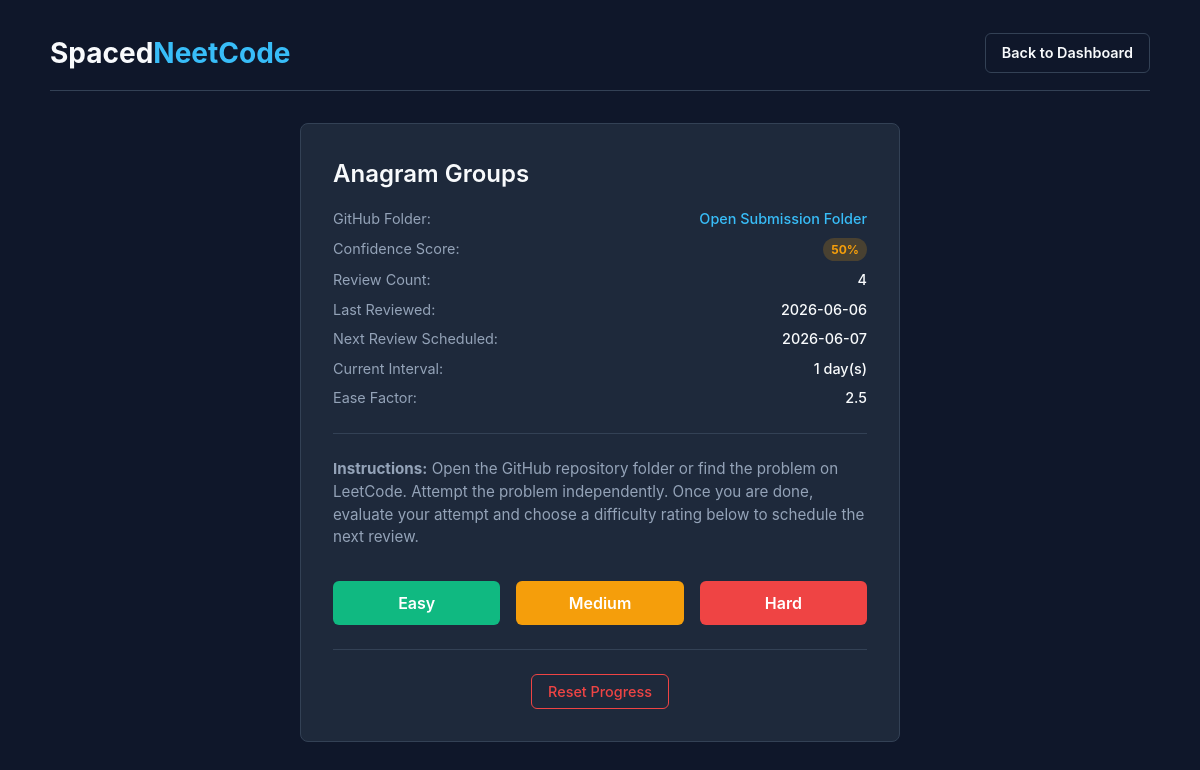
Page /review/1 on the earlier database version.
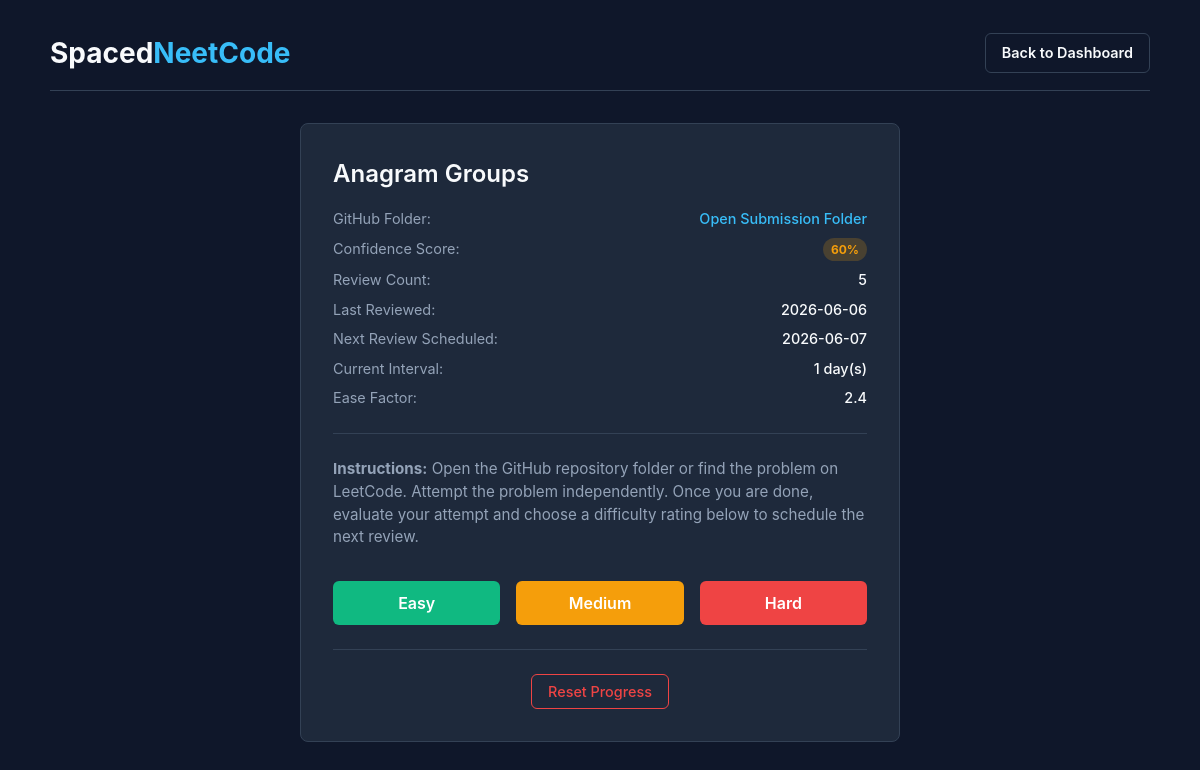
Same page on the later database version.
### tables this page shows
CREATE TABLE problems (
            id INTEGER PRIMARY KEY AUTOINCREMENT,
            name TEXT UNIQUE NOT NULL,
            github_url TEXT NOT NULL,
            first_discovered TEXT NOT NULL,
            last_review_date TEXT,
            next_review_date TEXT NOT NULL,
            review_count INTEGER DEFAULT 0,
            interval_days INTEGER DEFAULT 1,
            ease_factor REAL DEFAULT 2.5,
            confidence_score INTEGER DEFAULT 0
        );

### app.py (the view)
@app.route("/review/<int:problem_id>")
def review(problem_id):
    problem = database.get_problem(problem_id)
    if not problem:
        flash("Problem not found!")
        return redirect(url_for("index"))
    return render_template("review.html", problem=problem)

### database.py (called while the page is built)
def get_db_connection():
    conn = sqlite3.connect(DATABASE_PATH)
    conn.row_factory = sqlite3.Row
    return conn

def get_problem(problem_id):
    conn = get_db_connection()
    cursor = conn.cursor()
    cursor.execute("SELECT * FROM problems WHERE id = ?", (problem_id,))
    row = cursor.fetchone()
    conn.close()
    return dict(row) if row else None

### templates/review.html (shortened to what this page needs)
<!DOCTYPE html>
<html lang="en">
<head>
    <link rel="stylesheet" href="{{ url_for('static', filename='style.css') }}">
</head>
<body>
    <div class="container">
        <header>
            <h1><a href="/">Spaced<span>NeetCode</span></a></h1>
            <div>
                <a href="/" class="btn btn-secondary">Back to Dashboard</a>
            </div>
        </header>
        <div class="review-card">
            <h2>{{ problem.name }}</h2>
            <div class="review-meta">
                <div class="meta-row">
                    <span class="meta-label">GitHub Folder:</span>
                    <span class="meta-value">
                        <a href="{{ problem.github_url }}" target="_blank" class="table-link">Open Submission Folder</a>
                    </span>
                </div>
                <div class="meta-row">
                    <span class="meta-label">Confidence Score:</span>
                    <span class="meta-value">
                        {% if problem.confidence_score >= 80 %}
                            <span class="badge badge-green">{{ problem.confidence_score }}%</span>
                        {% elif problem.confidence_score >= 40 %}
                            <span class="badge badge-yellow">{{ problem.confidence_score }}%</span>
                        {% else %}
                            <span class="badge badge-red">{{ problem.confidence_score }}%</span>
                        {% endif %}
                    </span>
                </div>
                <div class="meta-row">
                    <span class="meta-label">Review Count:</span>
                    <span class="meta-value">{{ problem.review_count }}</span>
                </div>
                <div class="meta-row">
                    <span class="meta-label">Last Reviewed:</span>
                    <span class="meta-value">{{ problem.last_review_date or 'Never' }}</span>
                </div>
                <div class="meta-row">
                    <span class="meta-label">Next Review Scheduled:</span>
                    <span class="meta-value">{{ problem.next_review_date }}</span>
                </div>
                <div class="meta-row">
                    <span class="meta-label">Current Interval:</span>
                    <span class="meta-value">{{ problem.interval_days }} day(s)</span>
                </div>
                <div class="meta-row">
                    <span class="meta-label">Ease Factor:</span>
                    <span class="meta-value">{{ problem.ease_factor }}</span>
                </div>
            </div>
            <div class="review-instructions">
                <p><strong>Instructions:</strong> Open the GitHub repository folder or find the problem on LeetCode. Attempt the problem independently. Once you are done, evaluate your attempt and choose a difficulty rating below to schedule the next review.</p>
            </div>
            <form action="/review/{{ problem.id }}/submit" method="POST" style="margin-bottom: 1.5rem;">
                <div class="review-actions">
                    <button type="submit" name="rating" value="easy" class="btn btn-easy">Easy</button>
                    <button type="submit" name="rating" value="medium" class="btn btn-medium">Medium</button>
                    <button type="submit" name="rating" value="hard" class="btn btn-hard">Hard</button>
                </div>
            </form>
            <form action="/review/{{ problem.id }}/reset" method="POST" onsubmit="return confirm('Are you sure you want to reset the review progress for this problem?');" style="text-align: center; border-top: 1px solid var(--border-color); padding-top: 1.5rem;">
                <button type="submit" class="btn btn-secondary" style="border-color: var(--color-hard); color: var(--color-hard); font-weight: 500;">Reset Progress</button>
            </form>
        </div>
    </div>
</body>
</html>

Differences in the rows shown:
changed problems "Anagram Groups": confidence_score "50" → "60"; review_count "4" → "5"; ease_factor "2.5" → "2.4"
